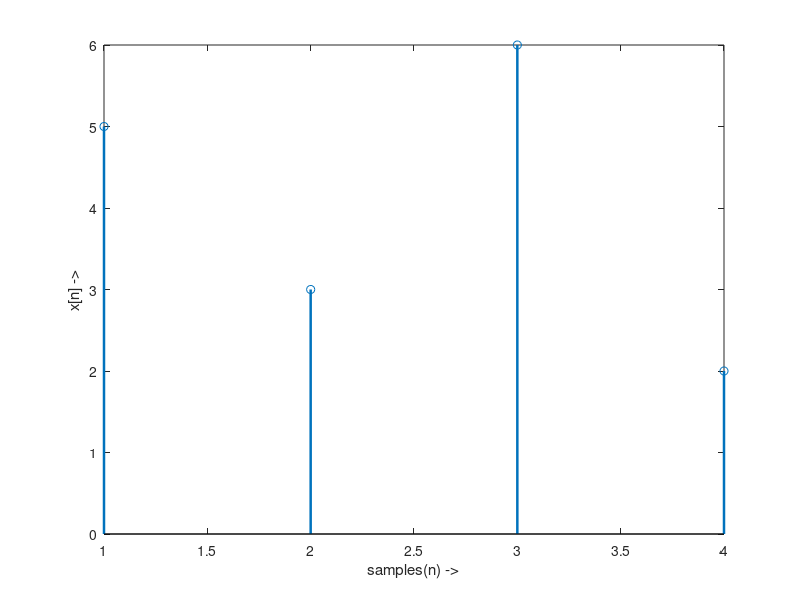

Write the MATLAB code that produced this figure. (Note: this script raises an error after producing the figure.)
% 19ucc023
% Mohit Akhouri
% Experiment 8 - Observation 2

% In this code, we will take a random 4-length sequence x[n]
% Then we will find its FFT using both INBUILT function fft and
% USER-DEFINED function my_dit_fft and also plot the graphs respectively

clc;
clear all;
close all;

N = 4; % Size of the seqeunce x[n]
x = randperm(6,N); % using randperm(k,N) to select RANDOM N integers from range 1-k , here it selects N=4 integers from range 1-6

% Plot of random seqeunce x[n]
figure;
stem(x,'Linewidth',1.8);
xlabel('samples(n) ->');
ylabel('x[n] ->');
title('19ucc023 - Mohit Akhouri','Plot of Input Sequence x[n] of length = 4');
grid on;

fft_inbuilt = fft(x,N); % Calculation of N-point DFT via INBUILT function fft
fft_user_defined = my_dit_fft(x,N); % Calculation of N-point DFT using RADIX-2 fft algorithm via USER-DEFINED function my_dit_fft

% Plot of N-point DFT obtained via INBUILT function fft(x,N)
figure;
subplot(2,1,1);
stem(fft_inbuilt,'Linewidth',1.8);
xlabel('samples(k) ->');
ylabel('X(k) ->');
title('4-point DFT of sequence x[n] using INBUILT function fft(x,N)');
grid on;

% Plot of N-point DFT obtained via USER-DEFINED function my_dit_fft(x,N)
subplot(2,1,2);
stem(fft_user_defined,'Linewidth',1.8);
xlabel('samples(k) ->');
ylabel('X(k) ->');
title('4-point DFT of sequence x[n] using USER-DEFINED function my\_dit\_fft(x,N)');
grid on;
sgtitle('19ucc023 - Mohit Akhouri');